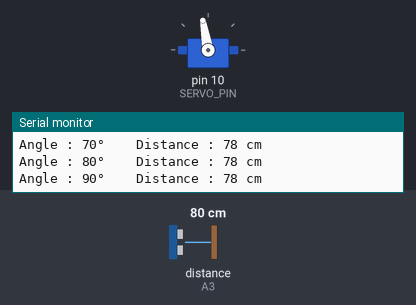
Bench run of a sketch on a simulated Arduino Uno, built with avr-gcc and run on an emulated ATmega328P. Shown: servo, the last lines printed to the serial monitor. Wiring (inferred from the names in the program): ultrasonic range finder: trigger pin 5; echo A3. The inputs (shaded band) are chosen by the test bench; at power-on: distance to the obstacle (sensor on A3) 80 cm. The echo pulse lasts 58.3 µs per cm.

Above: at 2.26 s.
2.3 s: distance to the obstacle (sensor on A3) set to 18 cm
At 3.23 s:
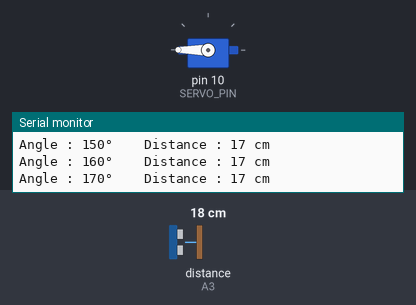
5.3 s: distance to the obstacle (sensor on A3) set to 250 cm
At 5.41 s:
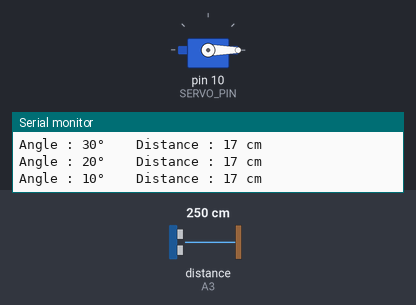
8.3 s: distance to the obstacle (sensor on A3) set to 2 cm
At 8.51 s:
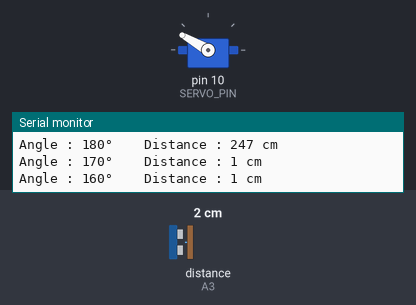
Timing chart, 0 to 17.3 s (numbered marks = the images above; inputs shaded):
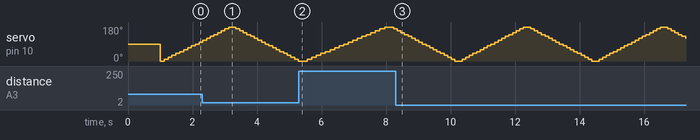

The sketch:

Practical_67.ino
```cpp
/*
==========================================
Practical-67 : Servo Scan Environment (Perfected)
Servo Pin -> D10
Trig Pin  -> D5
Echo Pin  -> A3
==========================================
*/

#include <Servo.h>

#define SERVO_PIN 10
#define TRIG 5
#define ECHO A3

Servo radarServo;

//----------------------------
// Accurate Distance Function with Filter
//----------------------------
int getDistance()
{
  digitalWrite(TRIG, LOW);
  delayMicroseconds(5);

  digitalWrite(TRIG, HIGH);
  delayMicroseconds(10);
  digitalWrite(TRIG, LOW);

  // Read pulse with 25ms timeout (~400cm max)
  long duration = pulseIn(ECHO, HIGH, 25000);

  if (duration == 0) {
    return 400; // Out of range
  }

  int dist = duration * 0.034 / 2;
  return dist;
}

// Filter to remove fake jumps/errors
int getFilteredDistance()
{
  int d1 = getDistance();
  delay(10);
  int d2 = getDistance();

  // Return minimum valid reading
  return min(d1, d2);
}

void setup()
{
  Serial.begin(9600);

  pinMode(TRIG, OUTPUT);
  pinMode(ECHO, INPUT);

  radarServo.attach(SERVO_PIN);

  // Smooth start
  radarServo.write(90);
  delay(1000);
}

void loop()
{
  // Forward Sweep: 0° → 180°
  for (int angle = 0; angle <= 180; angle += 10) // 10 degree step for stability
  {
    radarServo.write(angle);
    delay(100); // Give servo time to settle

    int distance = getFilteredDistance();

    Serial.print("Angle : ");
    Serial.print(angle);
    Serial.print("° \t Distance : ");
    Serial.print(distance);
    Serial.println(" cm");
  }

  // Reverse Sweep: 180° → 0°
  for (int angle = 180; angle >= 0; angle -= 10)
  {
    radarServo.write(angle);
    delay(100);

    int distance = getFilteredDistance();

    Serial.print("Angle : ");
    Serial.print(angle);
    Serial.print("° \t Distance : ");
    Serial.print(distance);
    Serial.println(" cm");
  }
}
```
